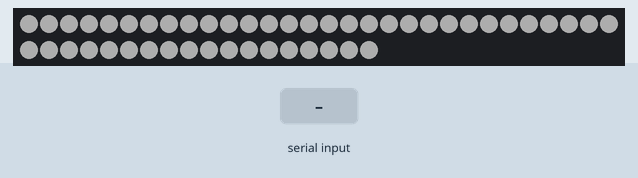
The sketch below on a simulated Arduino Uno, built with avr-gcc and run on an emulated ATmega328P. Shown: 48 RGB LEDs in strip order, left to right, continuing on the next row. The inputs (shaded band) are chosen by the test bench. Dim RGB values are drawn brighter than linear.

Above: at 1.2 s.
1.3 s: "1" received over Serial
At 2.38 s:
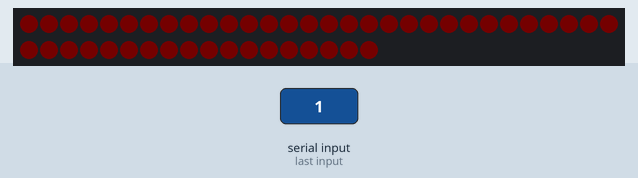
At 16.39 s:
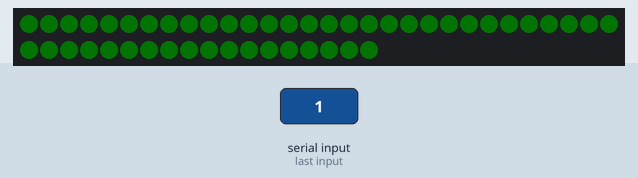

Measured:
- after the input at 1.3 s, the LEDs: first change after 1.0 s (image 1 shows a later state)

The sketch:

arduino.ino
```cpp
#include "FastLED.h"

// -------------- КОНФИГ
#define NUM_LEDS 48    // Кол-во светодиодов
#define LED_PIN 4      // Пин ленты
#define BAUD_RATE 9600 // Скорость передачи информации по USB

// -------------- КОД
enum
{
	MODE_RED,
	MODE_GREEN,
	MODE_BLUE,
	MODE_WHITE,
	MODE_RAINBOW,
	MODE_CUSTOM,
	NUM_MODES
};

byte bright = 50;
byte speed = 5;
byte mode = MODE_WHITE;
byte temperature = 0;
byte custom_r = 255;
byte custom_g = 255;
byte custom_b = 255;

CRGB leds[NUM_LEDS];

void setup()
{
	FastLED.addLeds<WS2812, LED_PIN, GRB>(leds, NUM_LEDS).setCorrection(TypicalLEDStrip);

	Serial.begin(9600);
}

CRGB get_led(int i)
{
	int x = millis() / speed;

	switch (mode)
	{
		case MODE_RED: return CRGB(255, 0, 0);
		case MODE_GREEN: return CRGB(0, 255, 0);
		case MODE_BLUE: return CRGB(0, 0, 255);
		case MODE_WHITE: return CRGB(255, 255, 255 - temperature);
		case MODE_RAINBOW: return CHSV(x + (i * 10) % 255, 255, 255);
		case MODE_CUSTOM: return CRGB(custom_r, custom_g, custom_b);
	}
}

void read_serial()
{
	uint8_t buf[16];
	Serial.readBytes(buf, 16);

	mode = buf[0];
	bright = buf[1];
	speed = buf[2];
	temperature = buf[3];
	custom_r = buf[4];
	custom_g = buf[5];
	custom_b = buf[6];
}

void loop()
{
	if(Serial.available())
		read_serial();

	for (int i = 0; i < NUM_LEDS; i++)
		leds[i] = get_led(i);

	FastLED.setBrightness(bright);
	FastLED.show();
	delay(1);
}
```
